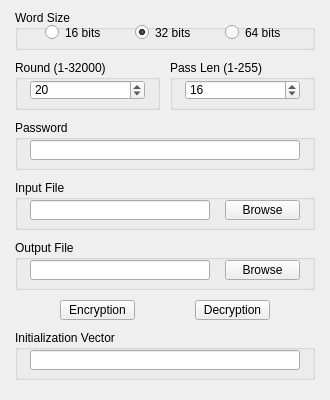
<?xml version="1.0" encoding="UTF-8"?>
<ui version="4.0">
 <class>MainWindow</class>
 <widget class="QMainWindow" name="MainWindow">
  <property name="geometry">
   <rect>
    <x>0</x>
    <y>0</y>
    <width>330</width>
    <height>400</height>
   </rect>
  </property>
  <property name="minimumSize">
   <size>
    <width>330</width>
    <height>400</height>
   </size>
  </property>
  <property name="maximumSize">
   <size>
    <width>330</width>
    <height>400</height>
   </size>
  </property>
  <property name="windowTitle">
   <string>MainWindow</string>
  </property>
  <widget class="QWidget" name="centralWidget">
   <widget class="QGroupBox" name="w_bit">
    <property name="geometry">
     <rect>
      <x>15</x>
      <y>10</y>
      <width>300</width>
      <height>40</height>
     </rect>
    </property>
    <property name="title">
     <string>Word Size</string>
    </property>
    <widget class="QRadioButton" name="w_16bit">
     <property name="geometry">
      <rect>
       <x>30</x>
       <y>15</y>
       <width>60</width>
       <height>15</height>
      </rect>
     </property>
     <property name="text">
      <string>16 bits</string>
     </property>
    </widget>
    <widget class="QRadioButton" name="w_32bit">
     <property name="geometry">
      <rect>
       <x>120</x>
       <y>15</y>
       <width>60</width>
       <height>15</height>
      </rect>
     </property>
     <property name="text">
      <string>32 bits</string>
     </property>
     <property name="checked">
      <bool>true</bool>
     </property>
    </widget>
    <widget class="QRadioButton" name="w_64bit">
     <property name="geometry">
      <rect>
       <x>210</x>
       <y>15</y>
       <width>60</width>
       <height>15</height>
      </rect>
     </property>
     <property name="text">
      <string>64 bits</string>
     </property>
    </widget>
   </widget>
   <widget class="QGroupBox" name="RoundCount_Box">
    <property name="geometry">
     <rect>
      <x>15</x>
      <y>60</y>
      <width>145</width>
      <height>50</height>
     </rect>
    </property>
    <property name="title">
     <string>Round (1-32000)</string>
    </property>
    <widget class="QSpinBox" name="RoungCount">
     <property name="geometry">
      <rect>
       <x>15</x>
       <y>20</y>
       <width>115</width>
       <height>20</height>
      </rect>
     </property>
     <property name="minimum">
      <number>1</number>
     </property>
     <property name="maximum">
      <number>32000</number>
     </property>
     <property name="value">
      <number>20</number>
     </property>
    </widget>
   </widget>
   <widget class="QGroupBox" name="PassLenght_Box">
    <property name="geometry">
     <rect>
      <x>170</x>
      <y>60</y>
      <width>145</width>
      <height>50</height>
     </rect>
    </property>
    <property name="title">
     <string>Pass Len (1-255)</string>
    </property>
    <widget class="QSpinBox" name="PassLength">
     <property name="geometry">
      <rect>
       <x>15</x>
       <y>20</y>
       <width>115</width>
       <height>20</height>
      </rect>
     </property>
     <property name="minimum">
      <number>1</number>
     </property>
     <property name="maximum">
      <number>255</number>
     </property>
     <property name="value">
      <number>16</number>
     </property>
    </widget>
   </widget>
   <widget class="QPushButton" name="encryption_Button">
    <property name="geometry">
     <rect>
      <x>60</x>
      <y>300</y>
      <width>75</width>
      <height>20</height>
     </rect>
    </property>
    <property name="text">
     <string>Encryption</string>
    </property>
   </widget>
   <widget class="QPushButton" name="decryption_Button">
    <property name="geometry">
     <rect>
      <x>195</x>
      <y>300</y>
      <width>75</width>
      <height>20</height>
     </rect>
    </property>
    <property name="text">
     <string>Decryption</string>
    </property>
   </widget>
   <widget class="QGroupBox" name="InFile_Box">
    <property name="geometry">
     <rect>
      <x>15</x>
      <y>180</y>
      <width>300</width>
      <height>50</height>
     </rect>
    </property>
    <property name="title">
     <string>Input File</string>
    </property>
    <widget class="QLineEdit" name="line_In">
     <property name="geometry">
      <rect>
       <x>15</x>
       <y>20</y>
       <width>180</width>
       <height>20</height>
      </rect>
     </property>
     <property name="readOnly">
      <bool>true</bool>
     </property>
    </widget>
    <widget class="QPushButton" name="browse_In">
     <property name="geometry">
      <rect>
       <x>210</x>
       <y>20</y>
       <width>75</width>
       <height>20</height>
      </rect>
     </property>
     <property name="text">
      <string>Browse</string>
     </property>
    </widget>
   </widget>
   <widget class="QGroupBox" name="OutFile_Box">
    <property name="geometry">
     <rect>
      <x>15</x>
      <y>240</y>
      <width>300</width>
      <height>50</height>
     </rect>
    </property>
    <property name="title">
     <string>Output File</string>
    </property>
    <widget class="QLineEdit" name="line_Out">
     <property name="geometry">
      <rect>
       <x>15</x>
       <y>20</y>
       <width>180</width>
       <height>20</height>
      </rect>
     </property>
     <property name="readOnly">
      <bool>true</bool>
     </property>
    </widget>
    <widget class="QPushButton" name="browse_Out">
     <property name="geometry">
      <rect>
       <x>210</x>
       <y>20</y>
       <width>75</width>
       <height>20</height>
      </rect>
     </property>
     <property name="text">
      <string>Browse</string>
     </property>
    </widget>
   </widget>
   <widget class="QGroupBox" name="Pass_Box">
    <property name="geometry">
     <rect>
      <x>15</x>
      <y>120</y>
      <width>300</width>
      <height>50</height>
     </rect>
    </property>
    <property name="title">
     <string>Password</string>
    </property>
    <widget class="QLineEdit" name="line_Pass">
     <property name="geometry">
      <rect>
       <x>15</x>
       <y>20</y>
       <width>270</width>
       <height>20</height>
      </rect>
     </property>
     <property name="readOnly">
      <bool>false</bool>
     </property>
    </widget>
   </widget>
   <widget class="QGroupBox" name="InitVector">
    <property name="geometry">
     <rect>
      <x>15</x>
      <y>330</y>
      <width>300</width>
      <height>50</height>
     </rect>
    </property>
    <property name="title">
     <string>Initialization Vector</string>
    </property>
    <widget class="QLineEdit" name="line_InitVect">
     <property name="geometry">
      <rect>
       <x>15</x>
       <y>20</y>
       <width>270</width>
       <height>20</height>
      </rect>
     </property>
    </widget>
   </widget>
  </widget>
 </widget>
 <layoutdefault spacing="6" margin="11"/>
 <resources/>
 <connections/>
</ui>
